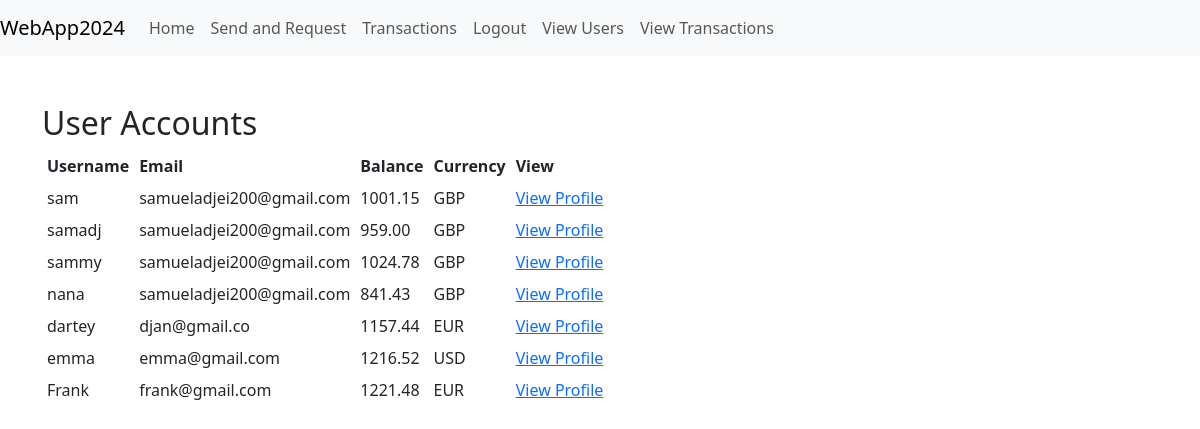
/adminapp/users/ (signed in), run on an earlier commit of the app's database.
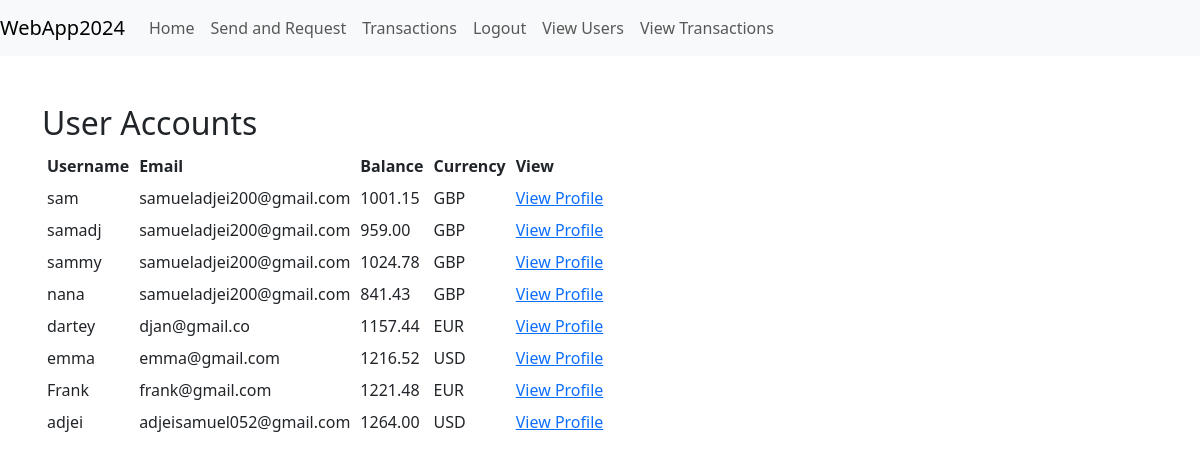
And on a later commit of the database.
### register/models.py (models this page shows, shortened)
class User(AbstractUser):
    CURRENCY_CHOICES = [
        ('GBP', 'British Pound'),
        ('USD', 'US Dollar'),
        ('EUR', 'Euro'),
    ]
    initial_balance = models.DecimalField(max_digits=10, decimal_places=2, default=1000)
    currency = models.CharField(
        max_length=3,
        choices=CURRENCY_CHOICES,
        default='GBP',
        help_text=_('Select your preferred currency.'),
    )

### payapp/models.py (models this page shows, shortened)
class Account(models.Model):
    user = models.OneToOneField(settings.AUTH_USER_MODEL, on_delete=models.CASCADE, related_name='account')
    balance = models.DecimalField(max_digits=10, decimal_places=2, default=1000.00)
    currency = models.CharField(max_length=3, choices=[
        ('GBP', 'British Pound'),
        ('USD', 'US Dollar'),
        ('EUR', 'Euro'),
    ], default='GBP', help_text=_('Select your preferred currency.'))

### adminapp/views.py (the view)
# urls.py: path('users/', views.view_users, name='view_users'),
@staff_member_required
def view_users(request):
    users = User.objects.all()
    return render(request, 'adminapp/view_users.html', {'users': users})

### templates/adminapp/view_users.html
{% extends 'base.html' %}
{% block content %}
    <h2>User Accounts</h2>
    <table>
        <tr>
            <th>Username</th>
            <th>Email</th>
            <th>Balance</th>
            <th>Currency</th>
            <th>View</th>
        </tr>
        {% for user in users %}
            <tr>
                <td>{{ user.username }}</td>
                <td>{{ user.email }}</td>
                <td>{{ user.account.balance }}</td>
                <td>{{ user.account.currency }}</td>
                <td><a href="{% url 'adminapp:user_profile' user.id %}">View Profile</a></td>
            </tr>
        {% endfor %}
    </table>
{% endblock %}

### templates/base.html (shortened to what this page needs)
{% include 'navbar.html' %}
<!DOCTYPE html>
<html lang="en">
<head>
    {% load crispy_forms_tags %}
    <link href="https://cdn.jsdelivr.net/npm/bootstrap@5.3.0-alpha1/dist/css/bootstrap.min.css" rel="stylesheet">
</head>
<body>
<div class="container py-5">
    {% block content %}
    {% endblock %}
</div>
</body>
</html>

### templates/navbar.html (shortened to what this page needs)
<nav class="navbar navbar-expand-lg navbar-light bg-light">
    <a class="navbar-brand" href="{% url 'home' %}">WebApp2024</a>
    <div class="collapse navbar-collapse" id="navbarNav">
        <ul class="navbar-nav">
            {% if user.is_authenticated %}
                <li class="nav-item">
                    <a class="nav-link" href="{% url 'home' %}">Home</a>
                </li>
                <li class="nav-item">
                    <a class="nav-link" href="{% url 'transactions:send_and_request_homepage' %}">Send and Request</a>
                </li>
                <li class="nav-item">
                    <a class="nav-link" href="{% url 'transactions:list' %}">Transactions</a>
                </li>
                <li class="nav-item">
                    <a class="nav-link" href="{% url 'logout' %}">Logout</a>
                </li>
                {% if request.user.is_staff or request.user.is_superuser %}
                    <li class="nav-item">
                        <a class="nav-link" href="{% url 'adminapp:view_users' %}">View Users</a>
                    </li>
                    <li class="nav-item">
                        <a class="nav-link" href="{% url 'adminapp:view_transactions' %}">View Transactions</a>
                    </li>
                {% endif %}
            {% endif %}
        </ul>
    </div>
</nav>

### templates/base.html (style rules this page uses)
table, th, td { padding: 5px; }

What changed in the data, as far as the page shows it:
added User: username "adjei", email "adjeisamuel052@gmail.com", account.balance "1264.00", account.currency "USD"
